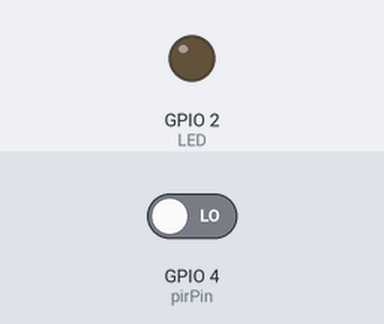
A sketch run on a simulated ESP32. Shown: output pins drawn as LEDs (lit = HIGH). Inputs (shaded band) come from the test bench; at power-on: GPIO 4 (pirPin) LOW. Storage starts empty; nothing arrives over Bluetooth unless stated; a phone connects over Bluetooth LE 3 s after start; what the sketch prints to the serial monitor is not drawn.

Above: at 0.1 s.
At 3.1 s:
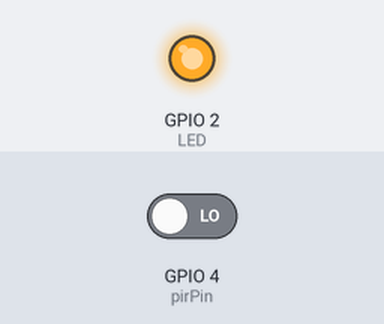
Timing chart, 0 to 4.6 s (numbered marks = the images above):
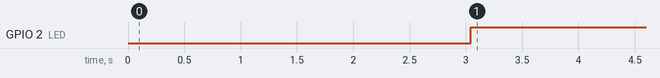

Measured:
- by itself, GPIO 2 (LED): LOW → HIGH at 3.0 s

The sketch:

HIAS-ESP32-PIR-Sensor.ino
```cpp
// (licence header left out)
#include <BLEDevice.h>
#include <BLEServer.h>
#include <BLEUtils.h>
#include <BLE2902.h>

#include <ArduinoJson.h>
#include <SPIFFS.h>

struct Config {
  String serviceUUID;
  String characteristicUUID;
  String deviceUUID;
  String deviceName;
};

Config config;
int motion;

const int LED = 2;
const int pirPin = 4;

char bleBuffer[200] = {0};

BLEServer* pServer = NULL;
BLECharacteristic* pCharacteristic = NULL;
bool deviceConnected = false;
bool oldDeviceConnected = false;

class DeviceBleCallbacks: public BLEServerCallbacks {
    void onConnect(BLEServer* pServer) {
      deviceConnected = true;
      BLEDevice::startAdvertising();
      Serial.println("Client connected");
      digitalWrite(LED, HIGH);
    };

    void onDisconnect(BLEServer* pServer) {
      deviceConnected = false;
      Serial.println("Client disconnected");
      digitalWrite(LED, LOW);
    }
};

void configs(Config &config)
{
  if (!SPIFFS.begin())
  {
    Serial.println(F("Failed to mount SPIFFS"));
  }
  else
  {
    File file = SPIFFS.open("/config.json", FILE_READ);
    if (!file)
    {
      return;
    }
    else
    {
      StaticJsonDocument<1048> doc;
      DeserializationError error = deserializeJson(doc, file);
      if (error)
      {
        Serial.println(error.c_str());
      }
      else
      {
        config.serviceUUID = doc["ble"]["service"].as<String>();
        config.characteristicUUID = doc["ble"]["characteristic"].as<String>();
        config.deviceUUID = doc["iotJumpWay"]["device"].as<String>();
        config.deviceName = doc["iotJumpWay"]["deviceName"].as<String>();
        Serial.println(F("Configuration loaded!"));
      }
    }
    file.close();
  }
}

void setup() {
  Serial.begin(115200);

  if(!SPIFFS.begin(true)){
    return;
  }

  configs(config);

  // Set ultrasonic trigger and echo pins
  pinMode(pirPin, INPUT);

  // Set LED pin
  pinMode(LED, OUTPUT);

  // Create the BLE Device
  BLEDevice::init(config.deviceName.c_str());

  // Create the BLE Server
  pServer = BLEDevice::createServer();
  pServer->setCallbacks(new DeviceBleCallbacks());

  // Create the BLE Service
  BLEService *pService = pServer->createService(config.serviceUUID.c_str());

  // Create a BLE Characteristic
  pCharacteristic = pService->createCharacteristic(
                      config.characteristicUUID.c_str(),
                      BLECharacteristic::PROPERTY_READ   |
                      BLECharacteristic::PROPERTY_WRITE  |
                      BLECharacteristic::PROPERTY_NOTIFY |
                      BLECharacteristic::PROPERTY_INDICATE
                    );

  // Create a BLE Descriptor
  pCharacteristic->addDescriptor(new BLE2902());

  // Start the service
  pService->start();

  // Start advertising
  BLEAdvertising *pAdvertising = BLEDevice::getAdvertising();
  pAdvertising->addServiceUUID(config.serviceUUID.c_str());
  pAdvertising->setScanResponse(false);
  pAdvertising->setMinPreferred(0x0);
  BLEDevice::startAdvertising();
  Serial.println("Awaiting client connection...");
}

int getReadings(){
  motion = digitalRead(pirPin);
}

void loop() {

    // Send measurement to client
    if (deviceConnected) {
        String sendString = "{\"EntityType\":\"Device\",\"Entity\":\"" + config.deviceUUID + "\",\"Sensor\":\"" + config.deviceName + "\",\"Type\":\"Motion\",\"Value\":\"" + String(motion) + "\",\"Message\":\"Current motion\"}";
        memset(bleBuffer, 0, 200);
        memcpy(bleBuffer, (char*)sendString.c_str(), 200);
        pCharacteristic->setValue(bleBuffer);
        pCharacteristic->notify();
        String message = "Sent " + sendString + " to client";
        Serial.println(F(message.c_str()));
    }

    // Connection
    if (deviceConnected && !oldDeviceConnected) {
        oldDeviceConnected = deviceConnected;
    }

    // Disconnection
    if (!deviceConnected && oldDeviceConnected) {
        delay(500);
        pServer->startAdvertising();
        Serial.println("Client disconnected. Began advertising");
        oldDeviceConnected = deviceConnected;
    }

    // Get current distance measurement
    getReadings();
}
```
